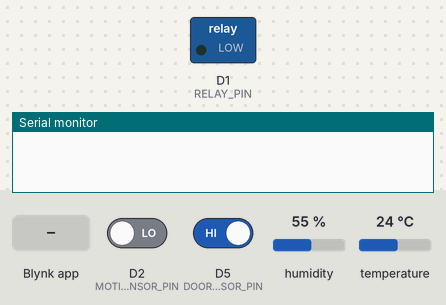
A sketch run on a simulated ESP8266 (NodeMCU). Shown: switched loads named in the sketch (green lamp = pin HIGH), the last lines printed to the serial monitor. Inputs (shaded band) come from the test bench; at power-on: D2 (MOTION_SENSOR_PIN) LOW, D5 (DOOR_SENSOR_PIN) HIGH, humidity 55 %, temperature 24 °C. WiFi joins after 1.5 s; servers stay silent unless stated.

Above: at 3.0 s.
3.1 s: Blynk app writes 1 to V1
At 3.9 s:
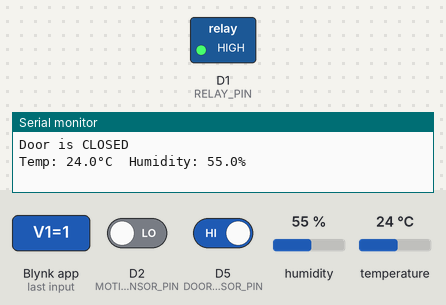
13.3 s: Blynk app writes 0 to V1
At 14.1 s:
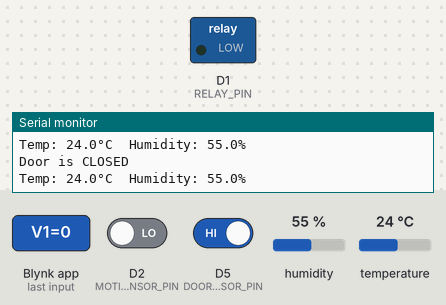
14.8 s: Blynk app writes 200 to V1
At 15.3 s:
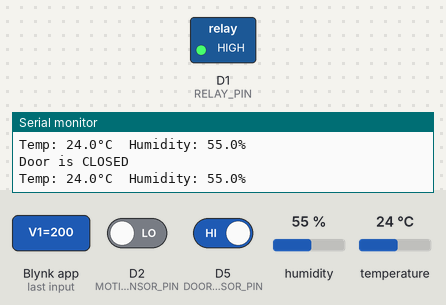
Timing chart, 0 to 17.3 s (numbered marks = the images above; inputs shaded):
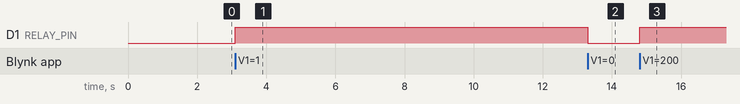

The sketch:

Smart_door_operating_System.ino
```cpp
#define BLYNK_TEMPLATE_ID "YourTemplateID"
#define BLYNK_TEMPLATE_NAME "SmartDoor"
#define BLYNK_AUTH_TOKEN "YourAuthToken"  // Paste from Blynk email

#include <ESP8266WiFi.h>
#include <BlynkSimpleEsp8266.h>
#include <DHT.h>

char ssid[] = "YourWiFiSSID";
char pass[] = "YourWiFiPassword";

// Pin Definitions
#define RELAY_PIN D1
#define MOTION_SENSOR_PIN D2
#define DOOR_SENSOR_PIN D5
#define DHT_PIN D6
#define DHT_TYPE DHT11 // or DHT22

DHT dht(DHT_PIN, DHT_TYPE);
BlynkTimer timer;

void setup() {
  Serial.begin(9600);
  Blynk.begin(BLYNK_AUTH_TOKEN, ssid, pass);
  dht.begin();

  pinMode(RELAY_PIN, OUTPUT);
  pinMode(MOTION_SENSOR_PIN, INPUT);
  pinMode(DOOR_SENSOR_PIN, INPUT_PULLUP); // Reed switch

  digitalWrite(RELAY_PIN, LOW); // Keep door locked initially

  timer.setInterval(2000L, readSensors); // Every 2 seconds
}

// Virtual pin V1 controls door lock
BLYNK_WRITE(V1) {
  int pinValue = param.asInt(); // 1 = unlock, 0 = lock
  digitalWrite(RELAY_PIN, pinValue);
}

// Read and send sensor data
void readSensors() {
  // Motion Detection
  bool motionDetected = digitalRead(MOTION_SENSOR_PIN);
  Blynk.virtualWrite(V3, motionDetected);
  if (motionDetected) {
    Serial.println("Motion Detected!");
  }

  // Door Status
  bool doorOpen = digitalRead(DOOR_SENSOR_PIN) == LOW; // Assuming reed switch closes circuit
  Blynk.virtualWrite(V2, doorOpen ? "Open" : "Closed");
  Serial.println(doorOpen ? "Door is OPEN" : "Door is CLOSED");

  // DHT Sensor
  float h = dht.readHumidity();
  float t = dht.readTemperature();

  if (!isnan(h) && !isnan(t)) {
    Blynk.virtualWrite(V4, t);
    Blynk.virtualWrite(V5, h);
    Serial.printf("Temp: %.1f°C  Humidity: %.1f%%\n", t, h);
  } else {
    Serial.println("Failed to read from DHT sensor!");
  }
}

void loop() {
  Blynk.run();
  timer.run();
}
```

Measured:
- after the input at 3.1 s, D1 (RELAY_PIN): LOW → HIGH at once
- after the input at 13.3 s, D1 (RELAY_PIN): HIGH → LOW at once
- after the input at 14.8 s, D1 (RELAY_PIN): LOW → HIGH at once
